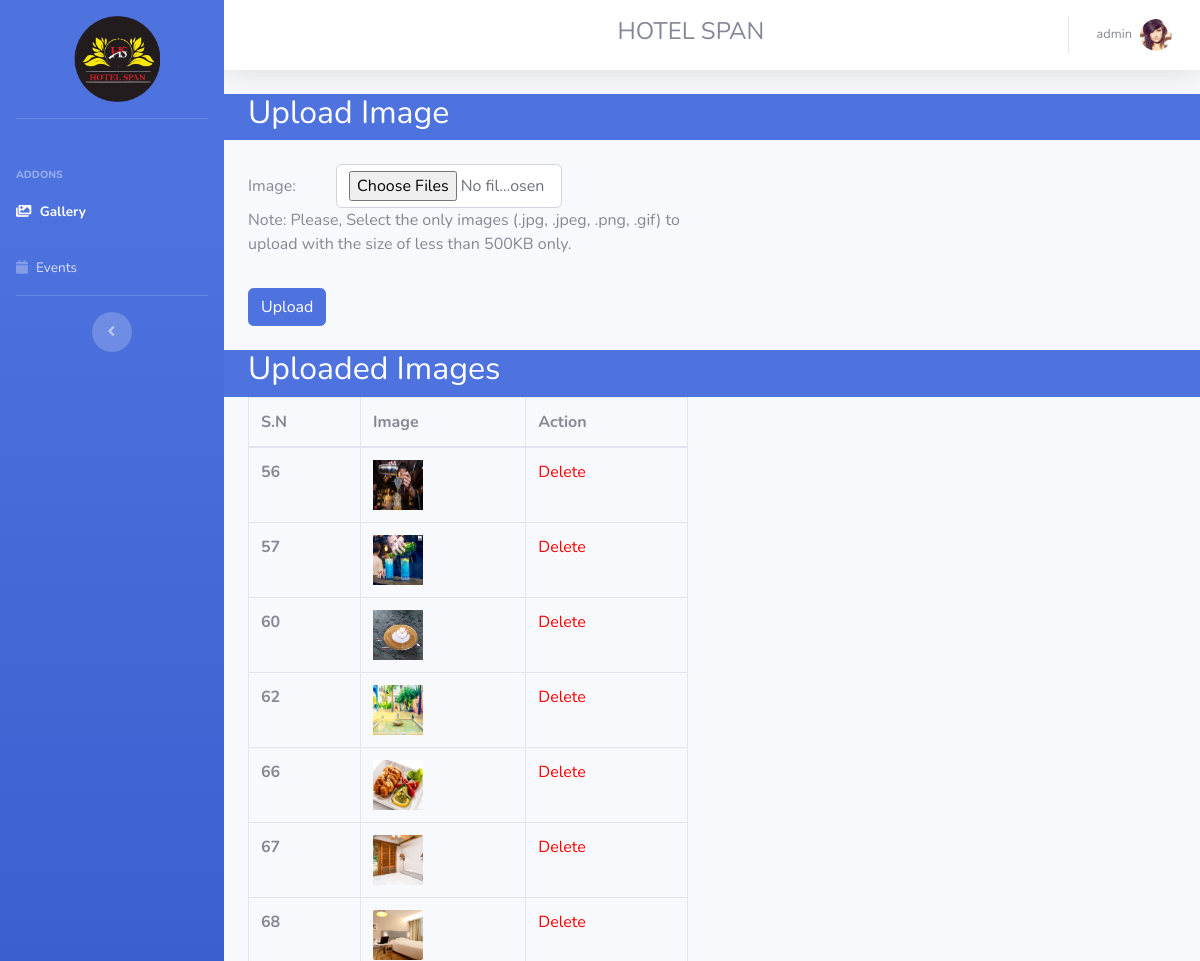
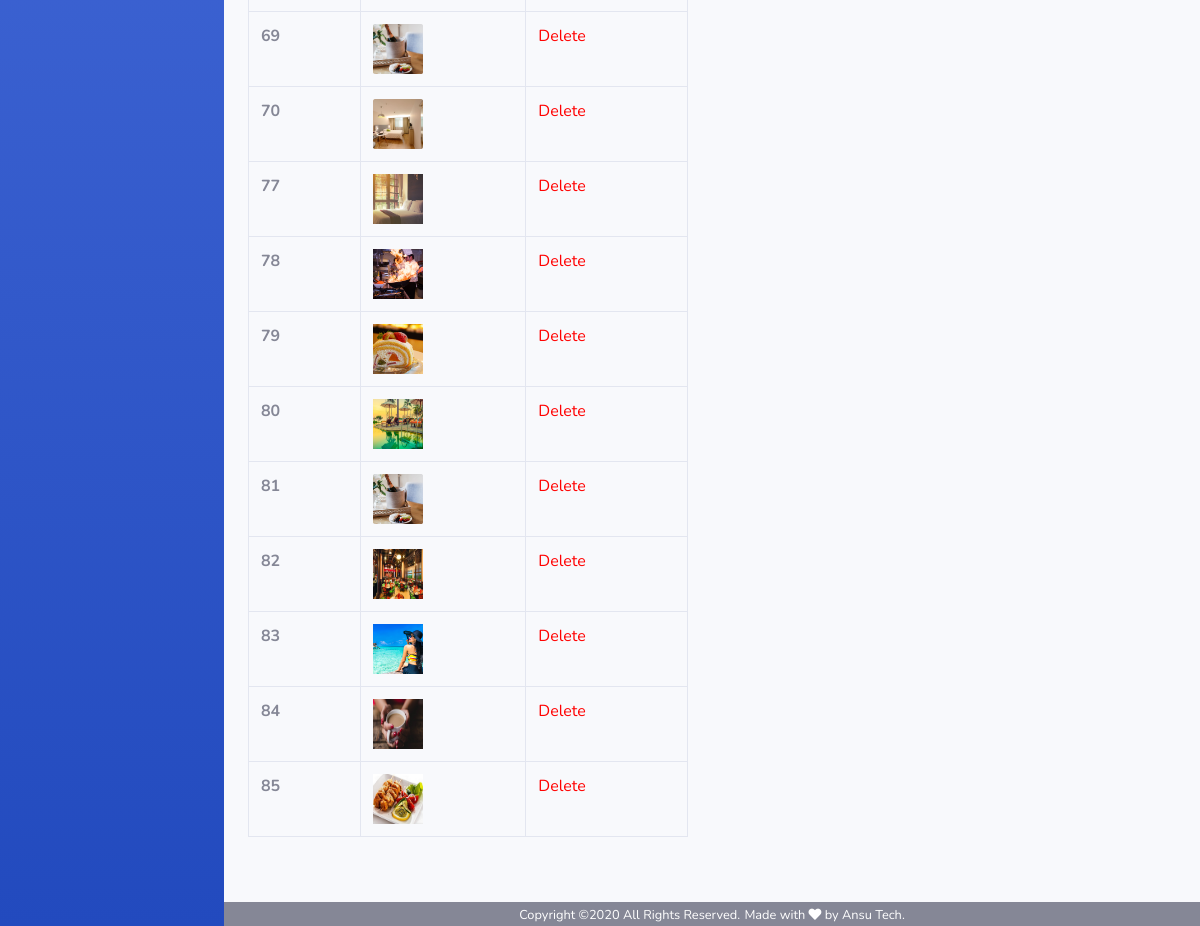
Page /spandashboard/gallery.php (signed in) on the committed database (2 pictures, top to bottom).
### tables this page shows
CREATE TABLE `gallery` (
  `id` int(11) NOT NULL,
  `image` varchar(200) NOT NULL
);

### spandashboard/gallery.php (the view, shortened to what this page needs)
<!DOCTYPE html>
<html lang="en">
<head>
  <link href="vendor/fontawesome-free/css/all.min.css" rel="stylesheet" type="text/css">
  <link href="css/sb-admin-2.min.css" rel="stylesheet">
</head>
<body id="page-top">
  <div id="wrapper">
    <ul class="navbar-nav bg-gradient-primary sidebar sidebar-dark accordion" id="accordionSidebar">
      <a class="sidebar-brand d-flex align-items-center justify-content-center" href="">
        <div class="sidebar-brand-icon ">
          <img  id="imgid1"style="height:auto; width:60%; padding:30% 5% 10% 10% ; margin-top:5%;" src="../image/spanlogo.png" alt="">
        </div>
      </a>
      <div class="sidebar-heading">
        Addons
      </div>
      <li class="nav-item active">
        <a class="nav-link" href="#">
          <i class="fas fa-images"></i>
          <span>Gallery</span></a>
      </li>
      <li class="nav-item ">
        <a class="nav-link" href="event.php">
          <i class="fa fa-calendar"></i>
          <span>Events</span></a>
      </li>
      <hr class="sidebar-divider d-none d-md-block">
      <div class="text-center d-none d-md-inline">
        <button class="rounded-circle border-0" id="sidebarToggle"></button>
      </div>
    </ul>
    <div id="content-wrapper" class="d-flex flex-column">
      <div id="content">
        <nav class="navbar navbar-expand navbar-light bg-white topbar mb-4 static-top shadow">
         <div id="heading1">
          <h4> HOTEL SPAN</h4>
         </div>
          <ul class="navbar-nav ml-auto">
            <li class="nav-item dropdown no-arrow">
              <a class="nav-link dropdown-toggle" href="#" id="userDropdown" role="button" data-toggle="dropdown" aria-haspopup="true" aria-expanded="false">
                <span class="mr-2 d-none d-lg-inline text-gray-600 small">admin</span>
                <img  class="img-profile rounded-circle" src="../image/testtimonial-1.jpg">
              </a>
            </li>
          </ul>
        </nav>
       <div class="container-fluid bg-primary  ">
          <div class="row">
            <div class="col-md-12">
             <h2 class="text-white ">Upload Image</h2>
            </div>
          </div>
        </div>
    <div class="container-fluid">
      <div class="row">
       <div class="col-md-6">
         <form action="galleryaction.php" method="post" name="formUploadFile"  enctype="multipart/form-data" class="mt-4">
            <div class="form-group form-inline">
                <label for="exampleInputFile">Image: &emsp; &emsp;  </label>
				<input style=" max-width:50%; height:auto;"type='file' accept='image/*' name="files[]" id="exampleInputFile" class="form-control" multiple="multiple" required>
				<p class="help-block"><span class="label label-info">Note:</span> Please, Select the only images (.jpg, .jpeg, .png, .gif) to upload with the size of less than 500KB only.</p>
            </div>
			<button type="submit" class="btn btn-primary" name="btnSubmit" > Upload</button>
		  </form>
       </div>
      </div>
    </div>
      <div class="container-fluid bg-primary mt-4">
      <div class="row">
        <div class="col-md-12">
         <h2 class="text-white ">Uploaded Images</h2>
        </div>
      </div>
    </div>
    <div class="container-fluid">
      <div class="row col-md-6">
      <table class="table table-bordered">
      <thead>
                    <tr>
                      <th scope="col">S.N</th>
                      <th scope="col">Image</th>
                      <th scope="col">Action</th>
                    </tr>
               </thead>
                <tbody >
                <?php
                   $conn = mysqli_connect("localhost","root","","hotelspan");
                   $sql ="SELECT * FROM gallery";
                   $runquery = mysqli_query($conn,$sql);
                       while($result = mysqli_fetch_array($runquery)){
                        ?>
                    <tr >
                        <th scope="row"><?php  echo $result['id']; ?></th>
                        <td> <img src="<?php echo $result['image'];?>" height="50px" width="50px"> </td>
                        <td>
                           <a href="deletegallery.php?id=<?php echo $result['id'] ?>"><span style="color:red ">Delete</span></a>
                        </td>
                    </tr>
                    <?php
                       }
                 ?>
            </tbody>
         </table>
      </div>
    </div>
    <footer style="margin-top:5% ">
  <div class="container clearfix bg-secondary text-white text-center">
    <div class="col-lg-12"> <span class="alignleft small ">Copyright &copy;2020 All Rights Reserved.</span> <span class="alignright small">Made with <i class="fa fa-heart"></i> by <a  class="text-white"  href="http://ansunepal.com/" >Ansu Tech</a>. </span> </div>
  </div>
</footer>
    </div>
  </div>
</body>
</html>

### spandashboard/gallery.php (style rules this page uses)
@media only screen and (min-width: 600px) { #heading1 { padding-left:40%; } }

### rows in the picture
gallery: id "56", image (picture)
gallery: id "57", image (picture)
gallery: id "60", image (picture)
gallery: id "62", image (picture)
gallery: id "66", image (picture)
gallery: id "67", image (picture)
gallery: id "68", image (picture)
gallery: id "69", image (picture)
gallery: id "70", image (picture)
gallery: id "77", image (picture)
gallery: id "78", image (picture)
gallery: id "79", image (picture)
gallery: id "80", image (picture)
gallery: id "81", image (picture)
gallery: id "82", image (picture)
gallery: id "83", image (picture)
gallery: id "84", image (picture)
gallery: id "85", image (picture)
